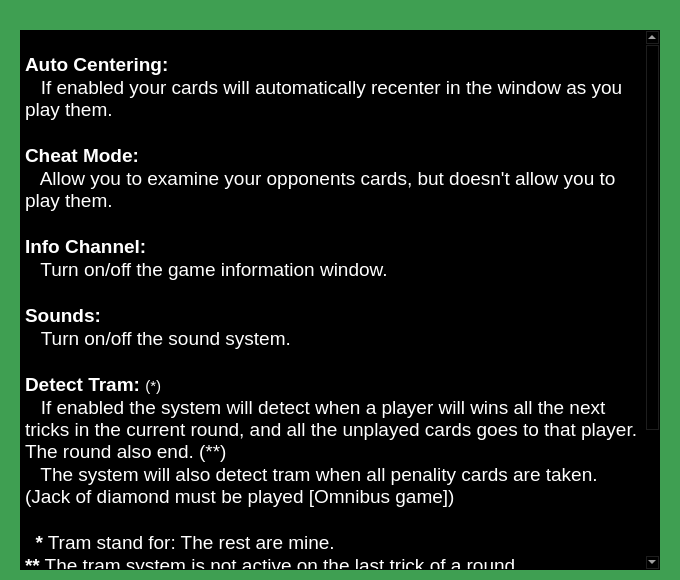
<?xml version="1.0" encoding="UTF-8"?>
<ui version="4.0">
 <class>Settings</class>
 <widget class="QDialog" name="Settings">
  <property name="geometry">
   <rect>
    <x>0</x>
    <y>0</y>
    <width>680</width>
    <height>580</height>
   </rect>
  </property>
  <property name="sizePolicy">
   <sizepolicy hsizetype="Fixed" vsizetype="Fixed">
    <horstretch>0</horstretch>
    <verstretch>0</verstretch>
   </sizepolicy>
  </property>
  <property name="minimumSize">
   <size>
    <width>680</width>
    <height>580</height>
   </size>
  </property>
  <property name="maximumSize">
   <size>
    <width>680</width>
    <height>580</height>
   </size>
  </property>
  <property name="palette">
   <palette>
    <active>
     <colorrole role="WindowText">
      <brush brushstyle="SolidPattern">
       <color alpha="255">
        <red>0</red>
        <green>0</green>
        <blue>0</blue>
       </color>
      </brush>
     </colorrole>
     <colorrole role="Button">
      <brush brushstyle="SolidPattern">
       <color alpha="255">
        <red>63</red>
        <green>159</green>
        <blue>82</blue>
       </color>
      </brush>
     </colorrole>
     <colorrole role="Light">
      <brush brushstyle="SolidPattern">
       <color alpha="255">
        <red>94</red>
        <green>239</green>
        <blue>123</blue>
       </color>
      </brush>
     </colorrole>
     <colorrole role="Midlight">
      <brush brushstyle="SolidPattern">
       <color alpha="255">
        <red>78</red>
        <green>199</green>
        <blue>102</blue>
       </color>
      </brush>
     </colorrole>
     <colorrole role="Dark">
      <brush brushstyle="SolidPattern">
       <color alpha="255">
        <red>31</red>
        <green>79</green>
        <blue>41</blue>
       </color>
      </brush>
     </colorrole>
     <colorrole role="Mid">
      <brush brushstyle="SolidPattern">
       <color alpha="255">
        <red>42</red>
        <green>106</green>
        <blue>54</blue>
       </color>
      </brush>
     </colorrole>
     <colorrole role="Text">
      <brush brushstyle="SolidPattern">
       <color alpha="255">
        <red>0</red>
        <green>0</green>
        <blue>0</blue>
       </color>
      </brush>
     </colorrole>
     <colorrole role="BrightText">
      <brush brushstyle="SolidPattern">
       <color alpha="255">
        <red>255</red>
        <green>255</green>
        <blue>255</blue>
       </color>
      </brush>
     </colorrole>
     <colorrole role="ButtonText">
      <brush brushstyle="SolidPattern">
       <color alpha="255">
        <red>0</red>
        <green>0</green>
        <blue>0</blue>
       </color>
      </brush>
     </colorrole>
     <colorrole role="Base">
      <brush brushstyle="SolidPattern">
       <color alpha="255">
        <red>255</red>
        <green>255</green>
        <blue>255</blue>
       </color>
      </brush>
     </colorrole>
     <colorrole role="Window">
      <brush brushstyle="SolidPattern">
       <color alpha="255">
        <red>63</red>
        <green>159</green>
        <blue>82</blue>
       </color>
      </brush>
     </colorrole>
     <colorrole role="Shadow">
      <brush brushstyle="SolidPattern">
       <color alpha="255">
        <red>0</red>
        <green>0</green>
        <blue>0</blue>
       </color>
      </brush>
     </colorrole>
     <colorrole role="AlternateBase">
      <brush brushstyle="SolidPattern">
       <color alpha="255">
        <red>159</red>
        <green>207</green>
        <blue>168</blue>
       </color>
      </brush>
     </colorrole>
     <colorrole role="ToolTipBase">
      <brush brushstyle="SolidPattern">
       <color alpha="255">
        <red>255</red>
        <green>255</green>
        <blue>220</blue>
       </color>
      </brush>
     </colorrole>
     <colorrole role="ToolTipText">
      <brush brushstyle="SolidPattern">
       <color alpha="255">
        <red>0</red>
        <green>0</green>
        <blue>0</blue>
       </color>
      </brush>
     </colorrole>
    </active>
    <inactive>
     <colorrole role="WindowText">
      <brush brushstyle="SolidPattern">
       <color alpha="255">
        <red>0</red>
        <green>0</green>
        <blue>0</blue>
       </color>
      </brush>
     </colorrole>
     <colorrole role="Button">
      <brush brushstyle="SolidPattern">
       <color alpha="255">
        <red>63</red>
        <green>159</green>
        <blue>82</blue>
       </color>
      </brush>
     </colorrole>
     <colorrole role="Light">
      <brush brushstyle="SolidPattern">
       <color alpha="255">
        <red>94</red>
        <green>239</green>
        <blue>123</blue>
       </color>
      </brush>
     </colorrole>
     <colorrole role="Midlight">
      <brush brushstyle="SolidPattern">
       <color alpha="255">
        <red>78</red>
        <green>199</green>
        <blue>102</blue>
       </color>
      </brush>
     </colorrole>
     <colorrole role="Dark">
      <brush brushstyle="SolidPattern">
       <color alpha="255">
        <red>31</red>
        <green>79</green>
        <blue>41</blue>
       </color>
      </brush>
     </colorrole>
     <colorrole role="Mid">
      <brush brushstyle="SolidPattern">
       <color alpha="255">
        <red>42</red>
        <green>106</green>
        <blue>54</blue>
       </color>
      </brush>
     </colorrole>
     <colorrole role="Text">
      <brush brushstyle="SolidPattern">
       <color alpha="255">
        <red>0</red>
        <green>0</green>
        <blue>0</blue>
       </color>
      </brush>
     </colorrole>
     <colorrole role="BrightText">
      <brush brushstyle="SolidPattern">
       <color alpha="255">
        <red>255</red>
        <green>255</green>
        <blue>255</blue>
       </color>
      </brush>
     </colorrole>
     <colorrole role="ButtonText">
      <brush brushstyle="SolidPattern">
       <color alpha="255">
        <red>0</red>
        <green>0</green>
        <blue>0</blue>
       </color>
      </brush>
     </colorrole>
     <colorrole role="Base">
      <brush brushstyle="SolidPattern">
       <color alpha="255">
        <red>255</red>
        <green>255</green>
        <blue>255</blue>
       </color>
      </brush>
     </colorrole>
     <colorrole role="Window">
      <brush brushstyle="SolidPattern">
       <color alpha="255">
        <red>63</red>
        <green>159</green>
        <blue>82</blue>
       </color>
      </brush>
     </colorrole>
     <colorrole role="Shadow">
      <brush brushstyle="SolidPattern">
       <color alpha="255">
        <red>0</red>
        <green>0</green>
        <blue>0</blue>
       </color>
      </brush>
     </colorrole>
     <colorrole role="AlternateBase">
      <brush brushstyle="SolidPattern">
       <color alpha="255">
        <red>159</red>
        <green>207</green>
        <blue>168</blue>
       </color>
      </brush>
     </colorrole>
     <colorrole role="ToolTipBase">
      <brush brushstyle="SolidPattern">
       <color alpha="255">
        <red>255</red>
        <green>255</green>
        <blue>220</blue>
       </color>
      </brush>
     </colorrole>
     <colorrole role="ToolTipText">
      <brush brushstyle="SolidPattern">
       <color alpha="255">
        <red>0</red>
        <green>0</green>
        <blue>0</blue>
       </color>
      </brush>
     </colorrole>
    </inactive>
    <disabled>
     <colorrole role="WindowText">
      <brush brushstyle="SolidPattern">
       <color alpha="255">
        <red>31</red>
        <green>79</green>
        <blue>41</blue>
       </color>
      </brush>
     </colorrole>
     <colorrole role="Button">
      <brush brushstyle="SolidPattern">
       <color alpha="255">
        <red>63</red>
        <green>159</green>
        <blue>82</blue>
       </color>
      </brush>
     </colorrole>
     <colorrole role="Light">
      <brush brushstyle="SolidPattern">
       <color alpha="255">
        <red>94</red>
        <green>239</green>
        <blue>123</blue>
       </color>
      </brush>
     </colorrole>
     <colorrole role="Midlight">
      <brush brushstyle="SolidPattern">
       <color alpha="255">
        <red>78</red>
        <green>199</green>
        <blue>102</blue>
       </color>
      </brush>
     </colorrole>
     <colorrole role="Dark">
      <brush brushstyle="SolidPattern">
       <color alpha="255">
        <red>31</red>
        <green>79</green>
        <blue>41</blue>
       </color>
      </brush>
     </colorrole>
     <colorrole role="Mid">
      <brush brushstyle="SolidPattern">
       <color alpha="255">
        <red>42</red>
        <green>106</green>
        <blue>54</blue>
       </color>
      </brush>
     </colorrole>
     <colorrole role="Text">
      <brush brushstyle="SolidPattern">
       <color alpha="255">
        <red>31</red>
        <green>79</green>
        <blue>41</blue>
       </color>
      </brush>
     </colorrole>
     <colorrole role="BrightText">
      <brush brushstyle="SolidPattern">
       <color alpha="255">
        <red>255</red>
        <green>255</green>
        <blue>255</blue>
       </color>
      </brush>
     </colorrole>
     <colorrole role="ButtonText">
      <brush brushstyle="SolidPattern">
       <color alpha="255">
        <red>31</red>
        <green>79</green>
        <blue>41</blue>
       </color>
      </brush>
     </colorrole>
     <colorrole role="Base">
      <brush brushstyle="SolidPattern">
       <color alpha="255">
        <red>63</red>
        <green>159</green>
        <blue>82</blue>
       </color>
      </brush>
     </colorrole>
     <colorrole role="Window">
      <brush brushstyle="SolidPattern">
       <color alpha="255">
        <red>63</red>
        <green>159</green>
        <blue>82</blue>
       </color>
      </brush>
     </colorrole>
     <colorrole role="Shadow">
      <brush brushstyle="SolidPattern">
       <color alpha="255">
        <red>0</red>
        <green>0</green>
        <blue>0</blue>
       </color>
      </brush>
     </colorrole>
     <colorrole role="AlternateBase">
      <brush brushstyle="SolidPattern">
       <color alpha="255">
        <red>63</red>
        <green>159</green>
        <blue>82</blue>
       </color>
      </brush>
     </colorrole>
     <colorrole role="ToolTipBase">
      <brush brushstyle="SolidPattern">
       <color alpha="255">
        <red>255</red>
        <green>255</green>
        <blue>220</blue>
       </color>
      </brush>
     </colorrole>
     <colorrole role="ToolTipText">
      <brush brushstyle="SolidPattern">
       <color alpha="255">
        <red>0</red>
        <green>0</green>
        <blue>0</blue>
       </color>
      </brush>
     </colorrole>
    </disabled>
   </palette>
  </property>
  <property name="windowTitle">
   <string>Settings</string>
  </property>
  <widget class="QTextEdit" name="textEdit">
   <property name="geometry">
    <rect>
     <x>20</x>
     <y>30</y>
     <width>640</width>
     <height>540</height>
    </rect>
   </property>
   <property name="palette">
    <palette>
     <active>
      <colorrole role="WindowText">
       <brush brushstyle="SolidPattern">
        <color alpha="255">
         <red>255</red>
         <green>255</green>
         <blue>255</blue>
        </color>
       </brush>
      </colorrole>
      <colorrole role="Button">
       <brush brushstyle="SolidPattern">
        <color alpha="255">
         <red>0</red>
         <green>0</green>
         <blue>0</blue>
        </color>
       </brush>
      </colorrole>
      <colorrole role="Light">
       <brush brushstyle="SolidPattern">
        <color alpha="255">
         <red>0</red>
         <green>0</green>
         <blue>0</blue>
        </color>
       </brush>
      </colorrole>
      <colorrole role="Midlight">
       <brush brushstyle="SolidPattern">
        <color alpha="255">
         <red>0</red>
         <green>0</green>
         <blue>0</blue>
        </color>
       </brush>
      </colorrole>
      <colorrole role="Dark">
       <brush brushstyle="SolidPattern">
        <color alpha="255">
         <red>0</red>
         <green>0</green>
         <blue>0</blue>
        </color>
       </brush>
      </colorrole>
      <colorrole role="Mid">
       <brush brushstyle="SolidPattern">
        <color alpha="255">
         <red>0</red>
         <green>0</green>
         <blue>0</blue>
        </color>
       </brush>
      </colorrole>
      <colorrole role="Text">
       <brush brushstyle="SolidPattern">
        <color alpha="255">
         <red>255</red>
         <green>255</green>
         <blue>255</blue>
        </color>
       </brush>
      </colorrole>
      <colorrole role="BrightText">
       <brush brushstyle="SolidPattern">
        <color alpha="255">
         <red>255</red>
         <green>255</green>
         <blue>255</blue>
        </color>
       </brush>
      </colorrole>
      <colorrole role="ButtonText">
       <brush brushstyle="SolidPattern">
        <color alpha="255">
         <red>255</red>
         <green>255</green>
         <blue>255</blue>
        </color>
       </brush>
      </colorrole>
      <colorrole role="Base">
       <brush brushstyle="SolidPattern">
        <color alpha="255">
         <red>0</red>
         <green>0</green>
         <blue>0</blue>
        </color>
       </brush>
      </colorrole>
      <colorrole role="Window">
       <brush brushstyle="SolidPattern">
        <color alpha="255">
         <red>0</red>
         <green>0</green>
         <blue>0</blue>
        </color>
       </brush>
      </colorrole>
      <colorrole role="Shadow">
       <brush brushstyle="SolidPattern">
        <color alpha="255">
         <red>0</red>
         <green>0</green>
         <blue>0</blue>
        </color>
       </brush>
      </colorrole>
      <colorrole role="AlternateBase">
       <brush brushstyle="SolidPattern">
        <color alpha="255">
         <red>0</red>
         <green>0</green>
         <blue>0</blue>
        </color>
       </brush>
      </colorrole>
      <colorrole role="ToolTipBase">
       <brush brushstyle="SolidPattern">
        <color alpha="255">
         <red>255</red>
         <green>255</green>
         <blue>220</blue>
        </color>
       </brush>
      </colorrole>
      <colorrole role="ToolTipText">
       <brush brushstyle="SolidPattern">
        <color alpha="255">
         <red>0</red>
         <green>0</green>
         <blue>0</blue>
        </color>
       </brush>
      </colorrole>
     </active>
     <inactive>
      <colorrole role="WindowText">
       <brush brushstyle="SolidPattern">
        <color alpha="255">
         <red>255</red>
         <green>255</green>
         <blue>255</blue>
        </color>
       </brush>
      </colorrole>
      <colorrole role="Button">
       <brush brushstyle="SolidPattern">
        <color alpha="255">
         <red>0</red>
         <green>0</green>
         <blue>0</blue>
        </color>
       </brush>
      </colorrole>
      <colorrole role="Light">
       <brush brushstyle="SolidPattern">
        <color alpha="255">
         <red>0</red>
         <green>0</green>
         <blue>0</blue>
        </color>
       </brush>
      </colorrole>
      <colorrole role="Midlight">
       <brush brushstyle="SolidPattern">
        <color alpha="255">
         <red>0</red>
         <green>0</green>
         <blue>0</blue>
        </color>
       </brush>
      </colorrole>
      <colorrole role="Dark">
       <brush brushstyle="SolidPattern">
        <color alpha="255">
         <red>0</red>
         <green>0</green>
         <blue>0</blue>
        </color>
       </brush>
      </colorrole>
      <colorrole role="Mid">
       <brush brushstyle="SolidPattern">
        <color alpha="255">
         <red>0</red>
         <green>0</green>
         <blue>0</blue>
        </color>
       </brush>
      </colorrole>
      <colorrole role="Text">
       <brush brushstyle="SolidPattern">
        <color alpha="255">
         <red>255</red>
         <green>255</green>
         <blue>255</blue>
        </color>
       </brush>
      </colorrole>
      <colorrole role="BrightText">
       <brush brushstyle="SolidPattern">
        <color alpha="255">
         <red>255</red>
         <green>255</green>
         <blue>255</blue>
        </color>
       </brush>
      </colorrole>
      <colorrole role="ButtonText">
       <brush brushstyle="SolidPattern">
        <color alpha="255">
         <red>255</red>
         <green>255</green>
         <blue>255</blue>
        </color>
       </brush>
      </colorrole>
      <colorrole role="Base">
       <brush brushstyle="SolidPattern">
        <color alpha="255">
         <red>0</red>
         <green>0</green>
         <blue>0</blue>
        </color>
       </brush>
      </colorrole>
      <colorrole role="Window">
       <brush brushstyle="SolidPattern">
        <color alpha="255">
         <red>0</red>
         <green>0</green>
         <blue>0</blue>
        </color>
       </brush>
      </colorrole>
      <colorrole role="Shadow">
       <brush brushstyle="SolidPattern">
        <color alpha="255">
         <red>0</red>
         <green>0</green>
         <blue>0</blue>
        </color>
       </brush>
      </colorrole>
      <colorrole role="AlternateBase">
       <brush brushstyle="SolidPattern">
        <color alpha="255">
         <red>0</red>
         <green>0</green>
         <blue>0</blue>
        </color>
       </brush>
      </colorrole>
      <colorrole role="ToolTipBase">
       <brush brushstyle="SolidPattern">
        <color alpha="255">
         <red>255</red>
         <green>255</green>
         <blue>220</blue>
        </color>
       </brush>
      </colorrole>
      <colorrole role="ToolTipText">
       <brush brushstyle="SolidPattern">
        <color alpha="255">
         <red>0</red>
         <green>0</green>
         <blue>0</blue>
        </color>
       </brush>
      </colorrole>
     </inactive>
     <disabled>
      <colorrole role="WindowText">
       <brush brushstyle="SolidPattern">
        <color alpha="255">
         <red>0</red>
         <green>0</green>
         <blue>0</blue>
        </color>
       </brush>
      </colorrole>
      <colorrole role="Button">
       <brush brushstyle="SolidPattern">
        <color alpha="255">
         <red>0</red>
         <green>0</green>
         <blue>0</blue>
        </color>
       </brush>
      </colorrole>
      <colorrole role="Light">
       <brush brushstyle="SolidPattern">
        <color alpha="255">
         <red>0</red>
         <green>0</green>
         <blue>0</blue>
        </color>
       </brush>
      </colorrole>
      <colorrole role="Midlight">
       <brush brushstyle="SolidPattern">
        <color alpha="255">
         <red>0</red>
         <green>0</green>
         <blue>0</blue>
        </color>
       </brush>
      </colorrole>
      <colorrole role="Dark">
       <brush brushstyle="SolidPattern">
        <color alpha="255">
         <red>0</red>
         <green>0</green>
         <blue>0</blue>
        </color>
       </brush>
      </colorrole>
      <colorrole role="Mid">
       <brush brushstyle="SolidPattern">
        <color alpha="255">
         <red>0</red>
         <green>0</green>
         <blue>0</blue>
        </color>
       </brush>
      </colorrole>
      <colorrole role="Text">
       <brush brushstyle="SolidPattern">
        <color alpha="255">
         <red>0</red>
         <green>0</green>
         <blue>0</blue>
        </color>
       </brush>
      </colorrole>
      <colorrole role="BrightText">
       <brush brushstyle="SolidPattern">
        <color alpha="255">
         <red>255</red>
         <green>255</green>
         <blue>255</blue>
        </color>
       </brush>
      </colorrole>
      <colorrole role="ButtonText">
       <brush brushstyle="SolidPattern">
        <color alpha="255">
         <red>0</red>
         <green>0</green>
         <blue>0</blue>
        </color>
       </brush>
      </colorrole>
      <colorrole role="Base">
       <brush brushstyle="SolidPattern">
        <color alpha="255">
         <red>0</red>
         <green>0</green>
         <blue>0</blue>
        </color>
       </brush>
      </colorrole>
      <colorrole role="Window">
       <brush brushstyle="SolidPattern">
        <color alpha="255">
         <red>0</red>
         <green>0</green>
         <blue>0</blue>
        </color>
       </brush>
      </colorrole>
      <colorrole role="Shadow">
       <brush brushstyle="SolidPattern">
        <color alpha="255">
         <red>0</red>
         <green>0</green>
         <blue>0</blue>
        </color>
       </brush>
      </colorrole>
      <colorrole role="AlternateBase">
       <brush brushstyle="SolidPattern">
        <color alpha="255">
         <red>0</red>
         <green>0</green>
         <blue>0</blue>
        </color>
       </brush>
      </colorrole>
      <colorrole role="ToolTipBase">
       <brush brushstyle="SolidPattern">
        <color alpha="255">
         <red>255</red>
         <green>255</green>
         <blue>220</blue>
        </color>
       </brush>
      </colorrole>
      <colorrole role="ToolTipText">
       <brush brushstyle="SolidPattern">
        <color alpha="255">
         <red>0</red>
         <green>0</green>
         <blue>0</blue>
        </color>
       </brush>
      </colorrole>
     </disabled>
    </palette>
   </property>
   <property name="readOnly">
    <bool>true</bool>
   </property>
   <property name="html">
    <string>&lt;!DOCTYPE HTML PUBLIC &quot;-//W3C//DTD HTML 4.0//EN&quot; &quot;http://www.w3.org/TR/REC-html40/strict.dtd&quot;&gt;
&lt;html&gt;&lt;head&gt;&lt;meta name=&quot;qrichtext&quot; content=&quot;1&quot; /&gt;&lt;style type=&quot;text/css&quot;&gt;
p, li { white-space: pre-wrap; }
&lt;/style&gt;&lt;/head&gt;&lt;body style=&quot; font-family:'Ubuntu'; font-size:11pt; font-weight:400; font-style:normal;&quot;&gt;
&lt;p style=&quot;-qt-paragraph-type:empty; margin-top:0px; margin-bottom:0px; margin-left:0px; margin-right:0px; -qt-block-indent:0; text-indent:0px;&quot;&gt;&lt;br /&gt;&lt;/p&gt;
&lt;p style=&quot; margin-top:0px; margin-bottom:0px; margin-left:0px; margin-right:0px; -qt-block-indent:0; text-indent:0px;&quot;&gt;&lt;span style=&quot; font-size:14pt; font-weight:600;&quot;&gt;Auto Centering:&lt;/span&gt;&lt;/p&gt;
&lt;p style=&quot; margin-top:0px; margin-bottom:0px; margin-left:0px; margin-right:0px; -qt-block-indent:0; text-indent:0px;&quot;&gt;&lt;span style=&quot; font-size:14pt; font-weight:600;&quot;&gt;  &lt;/span&gt;&lt;span style=&quot; font-size:14pt;&quot;&gt; If enabled your cards will automatically recenter in the window as you play them.&lt;/span&gt;&lt;/p&gt;
&lt;p style=&quot;-qt-paragraph-type:empty; margin-top:0px; margin-bottom:0px; margin-left:0px; margin-right:0px; -qt-block-indent:0; text-indent:0px; font-size:14pt;&quot;&gt;&lt;br /&gt;&lt;/p&gt;
&lt;p style=&quot; margin-top:0px; margin-bottom:0px; margin-left:0px; margin-right:0px; -qt-block-indent:0; text-indent:0px;&quot;&gt;&lt;span style=&quot; font-size:14pt; font-weight:600;&quot;&gt;Cheat Mode:&lt;/span&gt;&lt;/p&gt;
&lt;p style=&quot; margin-top:0px; margin-bottom:0px; margin-left:0px; margin-right:0px; -qt-block-indent:0; text-indent:0px;&quot;&gt;&lt;span style=&quot; font-size:14pt; font-weight:600;&quot;&gt; &lt;/span&gt;&lt;span style=&quot; font-size:14pt;&quot;&gt;  Allow you to examine your opponents cards, but doesn't allow you to play them.&lt;/span&gt;&lt;/p&gt;
&lt;p style=&quot;-qt-paragraph-type:empty; margin-top:0px; margin-bottom:0px; margin-left:0px; margin-right:0px; -qt-block-indent:0; text-indent:0px; font-size:14pt;&quot;&gt;&lt;br /&gt;&lt;/p&gt;
&lt;p style=&quot; margin-top:0px; margin-bottom:0px; margin-left:0px; margin-right:0px; -qt-block-indent:0; text-indent:0px;&quot;&gt;&lt;span style=&quot; font-size:14pt; font-weight:600;&quot;&gt;Info Channel:&lt;/span&gt;&lt;/p&gt;
&lt;p style=&quot; margin-top:0px; margin-bottom:0px; margin-left:0px; margin-right:0px; -qt-block-indent:0; text-indent:0px;&quot;&gt;&lt;span style=&quot; font-size:14pt;&quot;&gt;   Turn on/off the game information window. &lt;/span&gt;&lt;/p&gt;
&lt;p style=&quot; margin-top:0px; margin-bottom:0px; margin-left:0px; margin-right:0px; -qt-block-indent:0; text-indent:0px;&quot;&gt;&lt;span style=&quot; font-size:14pt;&quot;&gt; &lt;/span&gt;&lt;/p&gt;
&lt;p style=&quot; margin-top:0px; margin-bottom:0px; margin-left:0px; margin-right:0px; -qt-block-indent:0; text-indent:0px;&quot;&gt;&lt;span style=&quot; font-size:14pt; font-weight:600;&quot;&gt;Sounds:&lt;/span&gt;&lt;/p&gt;
&lt;p style=&quot; margin-top:0px; margin-bottom:0px; margin-left:0px; margin-right:0px; -qt-block-indent:0; text-indent:0px;&quot;&gt;&lt;span style=&quot; font-size:14pt; font-weight:600;&quot;&gt;   &lt;/span&gt;&lt;span style=&quot; font-size:14pt;&quot;&gt;Turn on/off the sound system.   &lt;/span&gt;&lt;/p&gt;
&lt;p style=&quot;-qt-paragraph-type:empty; margin-top:0px; margin-bottom:0px; margin-left:0px; margin-right:0px; -qt-block-indent:0; text-indent:0px; font-size:14pt; font-weight:600;&quot;&gt;&lt;br /&gt;&lt;/p&gt;
&lt;p style=&quot; margin-top:0px; margin-bottom:0px; margin-left:0px; margin-right:0px; -qt-block-indent:0; text-indent:0px;&quot;&gt;&lt;span style=&quot; font-size:14pt; font-weight:600;&quot;&gt;Detect Tram: &lt;/span&gt;(*)&lt;/p&gt;
&lt;p style=&quot; margin-top:0px; margin-bottom:0px; margin-left:0px; margin-right:0px; -qt-block-indent:0; text-indent:0px;&quot;&gt;&lt;span style=&quot; font-size:14pt; font-weight:600;&quot;&gt; &lt;/span&gt;&lt;span style=&quot; font-size:14pt;&quot;&gt;  If enabled the system will detect when a player will wins all the next tricks in the current round, and all the unplayed cards goes to that player. The round also end. (**)&lt;/span&gt;&lt;/p&gt;
&lt;p style=&quot; margin-top:0px; margin-bottom:0px; margin-left:0px; margin-right:0px; -qt-block-indent:0; text-indent:0px;&quot;&gt;&lt;span style=&quot; font-size:14pt;&quot;&gt;   The system will also detect tram when all penality cards are taken. (Jack of diamond must be played [Omnibus game])&lt;/span&gt;&lt;/p&gt;
&lt;p style=&quot;-qt-paragraph-type:empty; margin-top:0px; margin-bottom:0px; margin-left:0px; margin-right:0px; -qt-block-indent:0; text-indent:0px; font-size:14pt;&quot;&gt;&lt;br /&gt;&lt;/p&gt;
&lt;p style=&quot; margin-top:0px; margin-bottom:0px; margin-left:0px; margin-right:0px; -qt-block-indent:0; text-indent:0px;&quot;&gt;&lt;span style=&quot; font-size:14pt; font-weight:600;&quot;&gt;  *&lt;/span&gt;&lt;span style=&quot; font-size:14pt;&quot;&gt; Tram stand for: The rest are mine.&lt;/span&gt;&lt;/p&gt;
&lt;p style=&quot; margin-top:0px; margin-bottom:0px; margin-left:0px; margin-right:0px; -qt-block-indent:0; text-indent:0px;&quot;&gt;&lt;span style=&quot; font-size:14pt; font-weight:600;&quot;&gt;**&lt;/span&gt;&lt;span style=&quot; font-size:14pt;&quot;&gt; The tram system is not active on the last trick of a round.&lt;/span&gt;&lt;/p&gt;
&lt;p style=&quot;-qt-paragraph-type:empty; margin-top:0px; margin-bottom:0px; margin-left:0px; margin-right:0px; -qt-block-indent:0; text-indent:0px; font-size:14pt;&quot;&gt;&lt;br /&gt;&lt;/p&gt;
&lt;p style=&quot; margin-top:0px; margin-bottom:0px; margin-left:0px; margin-right:0px; -qt-block-indent:0; text-indent:0px;&quot;&gt;&lt;span style=&quot; font-size:14pt; font-weight:600;&quot;&gt;Save Game (Quit):&lt;/span&gt;&lt;/p&gt;
&lt;p style=&quot; margin-top:0px; margin-bottom:0px; margin-left:0px; margin-right:0px; -qt-block-indent:0; text-indent:0px;&quot;&gt;&lt;span style=&quot; font-size:16pt; font-weight:600;&quot;&gt; &lt;/span&gt;&lt;span style=&quot; font-size:14pt;&quot;&gt; If enabled the system will save your unfinished game(*) on quit, and will automatically reload it on your next application execution.&lt;/span&gt;&lt;/p&gt;
&lt;p style=&quot;-qt-paragraph-type:empty; margin-top:0px; margin-bottom:0px; margin-left:0px; margin-right:0px; -qt-block-indent:0; text-indent:0px; font-size:14pt;&quot;&gt;&lt;br /&gt;&lt;/p&gt;
&lt;p style=&quot; margin-top:0px; margin-bottom:0px; margin-left:0px; margin-right:0px; -qt-block-indent:0; text-indent:0px;&quot;&gt;&lt;span style=&quot; font-size:14pt;&quot;&gt; * Fresh new game without any cards played aren't saved.&lt;/span&gt;&lt;/p&gt;
&lt;p style=&quot;-qt-paragraph-type:empty; margin-top:0px; margin-bottom:0px; margin-left:0px; margin-right:0px; -qt-block-indent:0; text-indent:0px; font-size:14pt;&quot;&gt;&lt;br /&gt;&lt;/p&gt;&lt;/body&gt;&lt;/html&gt;</string>
   </property>
  </widget>
 </widget>
 <resources/>
 <connections/>
</ui>
